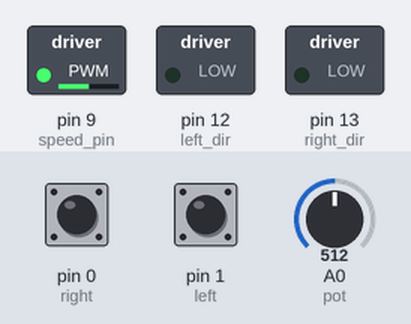
This sketch was run on a simulated Arduino Uno, built with avr-gcc and run on an emulated ATmega328P. Shown: switched loads named in the sketch (green lamp = pin HIGH). The test bench sets the inputs (shaded band); at power-on: A0 (pot) = 512, pin 0 (right) LOW, pin 1 (left) LOW.

Above: at 1.2 s.
1.3 s: A0 (pot) set to 716
At 2.5 s:
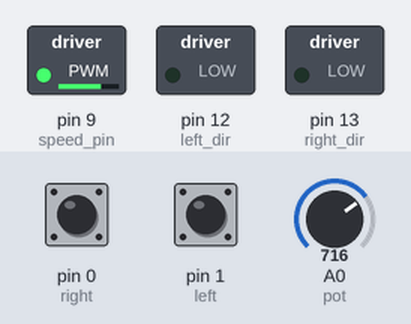
2.8 s: pin 0 (right) pulled HIGH for 0.15 s
At 2.88 s:
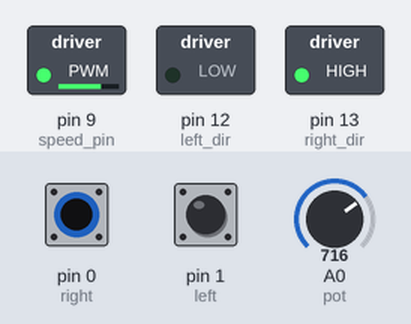
4.4 s: pin 1 (left) pulled HIGH for 0.15 s
At 4.48 s:
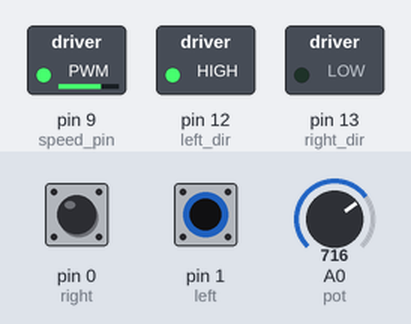
6.0 s: A0 (pot) set to 900
At 7.2 s:
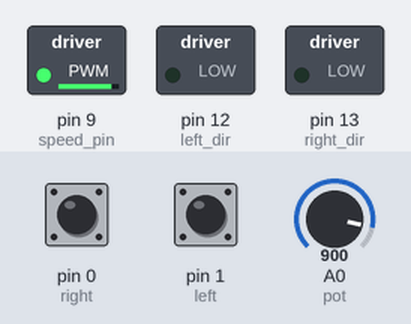
7.5 s: pin 0 (right) pulled HIGH for 1 s
At 8.0 s:
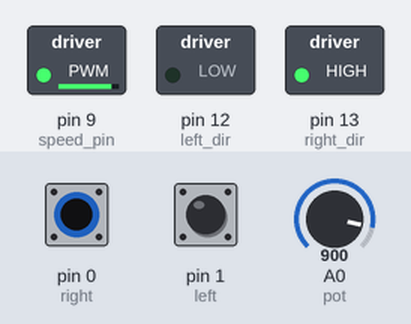
10.0 s: pin 1 (left) pulled HIGH for 1 s
At 10.8 s:
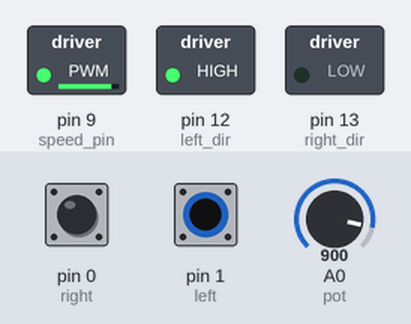
Timing chart, 0 to 13.0 s (numbered marks = the images above; inputs shaded):
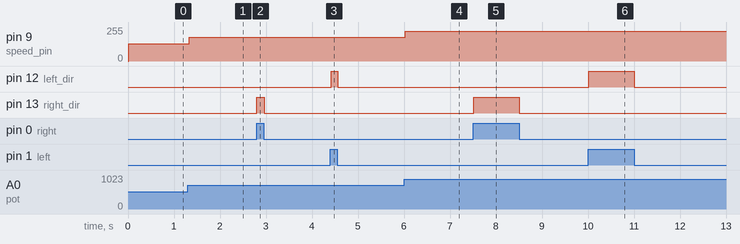

The sketch:

finalMotorControl.ino
```cpp
int speed;
int pot = A0;
int right = 0;
int left = 1;
int speed_pin = 9;
int right_dir = 13;
int left_dir = 12;

void setup() {
  pinMode(13, OUTPUT);
  pinMode(12, OUTPUT);
  pinMode(right, INPUT);
  pinMode(left, INPUT);
}

void loop() {
  digitalWrite(right_dir, LOW);
  digitalWrite(left_dir, LOW);

  if(digitalRead(right) == HIGH){
    digitalWrite(right_dir, HIGH);
    digitalWrite(left_dir, LOW);
  }else if(digitalRead(left) == HIGH){
    digitalWrite(left_dir, HIGH);
    digitalWrite(right_dir, LOW);
  }else{
    digitalWrite(right_dir, LOW);
    digitalWrite(left_dir, LOW);
  }

/*
  digitalWrite(13, HIGH);
  digitalWrite(12, LOW);

  delay(2000);
  digitalWrite(12, HIGH);
  digitalWrite(13, LOW);
  delay(2000);
*/
  speed = analogRead(pot)/4.0;
  delay(20);
  analogWrite(speed_pin, speed);


  }
```

Measured:
- after the input at 1.3 s, pin 9 (speed_pin): 128/255 → 179/255 at once
- after the input at 2.8 s, pin 13 (right_dir): LOW → HIGH at once, → LOW 0.16 s later
- after the input at 4.4 s, pin 12 (left_dir): LOW → HIGH at once, → LOW 0.14 s later
- after the input at 6.0 s, pin 9 (speed_pin): 179/255 → 225/255 at once
- after the input at 7.5 s, pin 13 (right_dir): LOW → HIGH at once, → LOW 0.99 s later
- after the input at 10.0 s, pin 12 (left_dir): LOW → HIGH at once, → LOW 0.99 s later
